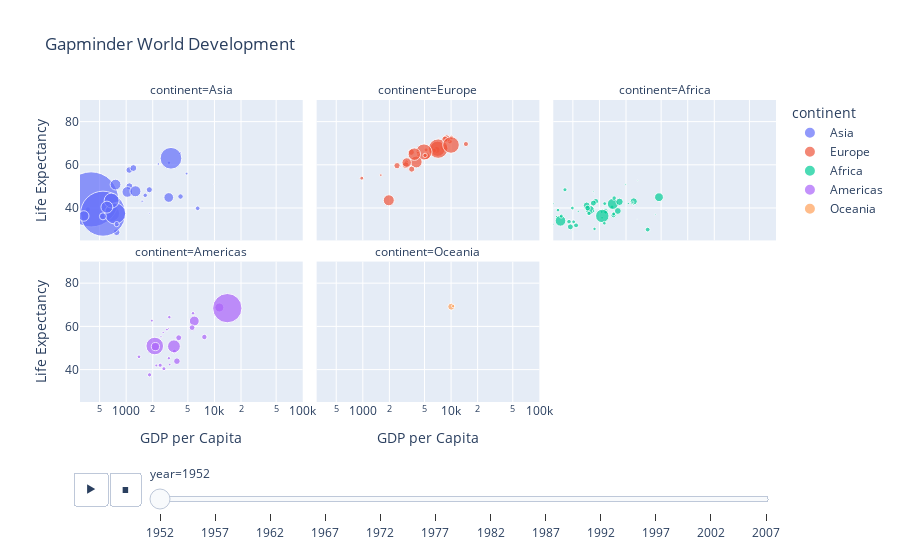

Notebook code for this chart:
### Code cell
import plotly.express as px

# Load Gapminder dataset
df = px.data.gapminder()

# Create an animated scatter plot
fig = px.scatter(
    df,
    x="gdpPercap",
    y="lifeExp",
    size="pop",
    color="continent",
    animation_frame="year",
    log_x=True,  # Logarithmic scale for x-axis (gdpPercap)
    range_x=[300, 100000],  # Set x-axis range
    range_y=[25, 90],  # Set y-axis range
    title="Gapminder World Development",
    labels={"gdpPercap": "GDP per Capita", "lifeExp": "Life Expectancy"},
    size_max=60,  # Set maximum marker size
    hover_name="country",  # Show country name on hover
    facet_col="continent",  # Create subplots for each continent
    facet_col_wrap=3,  # Wrap subplots after 3 columns
)

# Show the animated plot
fig.show()

### Figure 1 — Plotly figure (JSON) as saved in the notebook; plotly's stock layout.template omitted (floating-point values rounded to 4 significant figures)
{"data": [{"hovertemplate": "<b>%{hovertext}</b><br><br>continent=Asia<br>year=1952<br>GDP per Capita=%{x}<br>Life Expectancy=%{y}<br>pop=%{marker.size}<extra></extra>", "hovertext": ["Afghanistan", "Bahrain", "Bangladesh", "Cambodia", "China", "Hong Kong, China", "India", "Indonesia", "Iran", "Iraq", "Israel", "Japan", "Jordan", "Korea, Dem. Rep.", "Korea, Rep.", "Kuwait", "Lebanon", "Malaysia", "Mongolia", "Myanmar", "Nepal", "Oman", "Pakistan", "Philippines", "Saudi Arabia", "Singapore", "Sri Lanka", "Syria", "Taiwan", "Thailand", "Vietnam", "West Bank and Gaza", "Yemen, Rep."], "legendgroup": "Asia", "marker": {"color": "#636efa", "size": [8425333, 120447, 46886859, 4693836, 556263527, 2125900, 372000000, 82052000, 17272000, 5441766, 1620914, 86459025, 607914, 8865488, 20947571, 160000, 1439529, 6748378, 800663, 20092996, 9182536, 507833, 41346560, 22438691, 4005677, 1127000, 7982342, 3661549, 8550362, 21289402, 26246839, 1030585, 4963829], "sizemode": "area", "sizeref": 366300.0, "symbol": "circle"}, "mode": "markers", "name": "Asia", "orientation": "v", "showlegend": true, "type": "scatter", "x": [779.4, 9867.0, 684.2, 368.5, 400.4, 3054.0, 546.6, 749.7, 3035.0, 4130.0, 4087.0, 3217.0, 1547.0, 1088.0, 1031.0, 108400.0, 4835.0, 1831.0, 786.6, 331, 545.9, 1828.0, 684.6, 1273.0, 6460.0, 2315.0, 1084.0, 1643.0, 1207.0, 757.8, 605.1, 1516.0, 781.7], "xaxis": "x4", "y": [28.8, 50.94, 37.48, 39.42, 44, 60.96, 37.37, 37.47, 44.87, 45.32, 65.39, 63.03, 43.16, 50.06, 47.45, 55.56, 55.93, 48.46, 42.24, 36.32, 36.16, 37.58, 43.44, 47.75, 39.88, 60.4, 57.59, 45.88, 58.5, 50.85, 40.41, 43.16, 32.55], "yaxis": "y4"}, {"hovertemplate": "<b>%{hovertext}</b><br><br>continent=Europe<br>year=1952<br>GDP per Capita=%{x}<br>Life Expectancy=%{y}<br>pop=%{marker.size}<extra></extra>", "hovertext": ["Albania", "Austria", "Belgium", "Bosnia and Herzegovina", "Bulgaria", "Croatia", "Czech Republic", "Denmark", "Finland", "France", "Germany", "Greece", "Hungary", "Iceland", "Ireland", "Italy", "Montenegro", "Netherlands", "Norway", "Poland", "Portugal", "Romania", "Serbia", "Slovak Republic", "Slovenia", "Spain", "Sweden", "Switzerland", "Turkey", "United Kingdom"], "legendgroup": "Europe", "marker": {"color": "#EF553B", "size": [1282697, 6927772, 8730405, 2791000, 7274900, 3882229, 9125183, 4334000, 4090500, 42459667, 69145952, 7733250, 9504000, 147962, 2952156, 47666000, 413834, 10381988, 3327728, 25730551, 8526050, 16630000, 6860147, 3558137, 1489518, 28549870, 7124673, 4815000, 22235677, 50430000], "sizemode": "area", "sizeref": 366300.0, "symbol": "circle"}, "mode": "markers", "name": "Europe", "orientation": "v", "showlegend": true, "type": "scatter", "x": [1601.0, 6137.0, 8343.0, 973.5, 2444.0, 3119.0, 6876.0, 9692.0, 6425.0, 7030.0, 7144.0, 3531.0, 5264.0, 7268.0, 5210.0, 4931.0, 2648.0, 8942.0, 10100.0, 4029.0, 3068.0, 3145.0, 3581.0, 5075.0, 4215.0, 3834.0, 8528.0, 14730.0, 1969.0, 9980.0], "xaxis": "x5", "y": [55.23, 66.8, 68, 53.82, 59.6, 61.21, 66.87, 70.78, 66.55, 67.41, 67.5, 65.86, 64.03, 72.49, 66.91, 65.94, 59.16, 72.13, 72.67, 61.31, 59.82, 61.05, 58.0, 64.36, 65.57, 64.94, 71.86, 69.62, 43.59, 69.18], "yaxis": "y5"}, {"hovertemplate": "<b>%{hovertext}</b><br><br>continent=Africa<br>year=1952<br>GDP per Capita=%{x}<br>Life Expectancy=%{y}<br>pop=%{marker.size}<extra></extra>", "hovertext": ["Algeria", "Angola", "Benin", "Botswana", "Burkina Faso", "Burundi", "Cameroon", "Central African Republic", "Chad", "Comoros", "Congo, Dem. Rep.", "Congo, Rep.", "Cote d'Ivoire", "Djibouti", "Egypt", "Equatorial Guinea", "Eritrea", "Ethiopia", "Gabon", "Gambia", "Ghana", "Guinea", "Guinea-Bissau", "Kenya", "Lesotho", "Liberia", "Libya", "Madagascar", "Malawi", "Mali", "Mauritania", "Mauritius", "Morocco", "Mozambique", "Namibia", "Niger", "Nigeria", "Reunion", "Rwanda", "Sao Tome and Principe", "Senegal", "Sierra Leone", "Somalia", "South Africa", "Sudan", "Swaziland", "Tanzania", "Togo", "Tunisia", "Uganda", "Zambia", "Zimbabwe"], "legendgroup": "Africa", "marker": {"color": "#00cc96", "size": [9279525, 4232095, 1738315, 442308, 4469979, 2445618, 5009067, 1291695, 2682462, 153936, 14100005, 854885, 2977019, 63149, 22223309, 216964, 1438760, 20860941, 420702, 284320, 5581001, 2664249, 580653, 6464046, 748747, 863308, 1019729, 4762912, 2917802, 3838168, 1022556, 516556, 9939217, 6446316, 485831, 3379468, 33119096, 257700, 2534927, 60011, 2755589, 2143249, 2526994, 14264935, 8504667, 290243, 8322925, 1219113, 3647735, 5824797, 2672000, 3080907], "sizemode": "area", "sizeref": 366300.0, "symbol": "circle"}, "mode": "markers", "name": "Africa", "orientation": "v", "showlegend": true, "type": "scatter", "x": [2449.0, 3521.0, 1063.0, 851.2, 543.3, 339.3, 1173.0, 1071.0, 1179.0, 1103.0, 780.5, 2126.0, 1389.0, 2670.0, 1419.0, 375.6, 328.9, 362.1, 4293.0, 485.2, 911.3, 510.2, 299.9, 853.5, 298.8, 575.6, 2388.0, 1443.0, 369.2, 452.3, 743.1, 1968.0, 1688.0, 468.5, 2424.0, 761.9, 1077.0, 2719.0, 493.3, 879.6, 1450.0, 879.8, 1136.0, 4725.0, 1616.0, 1148.0, 716.7, 859.8, 1468.0, 734.8, 1147.0, 406.9], "xaxis": "x6", "y": [43.08, 30.02, 38.22, 47.62, 31.98, 39.03, 38.52, 35.46, 38.09, 40.72, 39.14, 42.11, 40.48, 34.81, 41.89, 34.48, 35.93, 34.08, 37.0, 30, 43.15, 33.61, 32.5, 42.27, 42.14, 38.48, 42.72, 36.68, 36.26, 33.69, 40.54, 50.99, 42.87, 31.29, 41.73, 37.44, 36.32, 52.72, 40, 46.47, 37.28, 30.33, 32.98, 45.01, 38.63, 41.41, 41.22, 38.6, 44.6, 39.98, 42.04, 48.45], "yaxis": "y6"}, {"hovertemplate": "<b>%{hovertext}</b><br><br>continent=Americas<br>year=1952<br>GDP per Capita=%{x}<br>Life Expectancy=%{y}<br>pop=%{marker.size}<extra></extra>", "hovertext": ["Argentina", "Bolivia", "Brazil", "Canada", "Chile", "Colombia", "Costa Rica", "Cuba", "Dominican Republic", "Ecuador", "El Salvador", "Guatemala", "Haiti", "Honduras", "Jamaica", "Mexico", "Nicaragua", "Panama", "Paraguay", "Peru", "Puerto Rico", "Trinidad and Tobago", "United States", "Uruguay", "Venezuela"], "legendgroup": "Americas", "marker": {"color": "#ab63fa", "size": [17876956, 2883315, 56602560, 14785584, 6377619, 12350771, 926317, 6007797, 2491346, 3548753, 2042865, 3146381, 3201488, 1517453, 1426095, 30144317, 1165790, 940080, 1555876, 8025700, 2227000, 662850, 157553000, 2252965, 5439568], "sizemode": "area", "sizeref": 366300.0, "symbol": "circle"}, "mode": "markers", "name": "Americas", "orientation": "v", "showlegend": true, "type": "scatter", "x": [5911.0, 2677.0, 2109.0, 11370.0, 3940.0, 2144.0, 2627.0, 5587.0, 1398.0, 3522.0, 3048.0, 2428.0, 1840.0, 2195.0, 2899.0, 3478.0, 3112.0, 2480.0, 1952.0, 3759.0, 3082.0, 3023.0, 13990.0, 5717.0, 7690.0], "xaxis": "x", "y": [62.48, 40.41, 50.92, 68.75, 54.74, 50.64, 57.21, 59.42, 45.93, 48.36, 45.26, 42.02, 37.58, 41.91, 58.53, 50.79, 42.31, 55.19, 62.65, 43.9, 64.28, 59.1, 68.44, 66.07, 55.09], "yaxis": "y"}, {"hovertemplate": "<b>%{hovertext}</b><br><br>continent=Oceania<br>year=1952<br>GDP per Capita=%{x}<br>Life Expectancy=%{y}<br>pop=%{marker.size}<extra></extra>", "hovertext": ["Australia", "New Zealand"], "legendgroup": "Oceania", "marker": {"color": "#FFA15A", "size": [8691212, 1994794], "sizemode": "area", "sizeref": 366300.0, "symbol": "circle"}, "mode": "markers", "name": "Oceania", "orientation": "v", "showlegend": true, "type": "scatter", "x": [10040.0, 10560.0], "xaxis": "x2", "y": [69.12, 69.39], "yaxis": "y2"}], "layout": {"annotations": [{"font": {}, "showarrow": false, "text": "continent=Americas", "x": 0.16, "xanchor": "center", "xref": "paper", "y": 0.465, "yanchor": "bottom", "yref": "paper"}, {"font": {}, "showarrow": false, "text": "continent=Oceania", "x": 0.5, "xanchor": "center", "xref": "paper", "y": 0.465, "yanchor": "bottom", "yref": "paper"}, {"font": {}, "showarrow": false, "text": "continent=Asia", "x": 0.16, "xanchor": "center", "xref": "paper", "y": 1.0, "yanchor": "bottom", "yref": "paper"}, {"font": {}, "showarrow": false, "text": "continent=Europe", "x": 0.5, "xanchor": "center", "xref": "paper", "y": 1.0, "yanchor": "bottom", "yref": "paper"}, {"font": {}, "showarrow": false, "text": "continent=Africa", "x": 0.84, "xanchor": "center", "xref": "paper", "y": 1.0, "yanchor": "bottom", "yref": "paper"}], "legend": {"itemsizing": "constant", "title": {"text": "continent"}, "tracegroupgap": 0}, "sliders": [{"active": 0, "currentvalue": {"prefix": "year="}, "len": 0.9, "pad": {"b": 10, "t": 60}, "steps": [{"args": [["1952"], {"frame": {"duration": 0, "redraw": false}, "fromcurrent": true, "mode": "immediate", "transition": {"duration": 0, "easing": "linear"}}], "label": "1952", "method": "animate"}, {"args": [["1957"], {"frame": {"duration": 0, "redraw": false}, "fromcurrent": true, "mode": "immediate", "transition": {"duration": 0, "easing": "linear"}}], "label": "1957", "method": "animate"}, {"args": [["1962"], {"frame": {"duration": 0, "redraw": false}, "fromcurrent": true, "mode": "immediate", "transition": {"duration": 0, "easing": "linear"}}], "label": "1962", "method": "animate"}, {"args": [["1967"], {"frame": {"duration": 0, "redraw": false}, "fromcurrent": true, "mode": "immediate", "transition": {"duration": 0, "easing": "linear"}}], "label": "1967", "method": "animate"}, {"args": [["1972"], {"frame": {"duration": 0, "redraw": false}, "fromcurrent": true, "mode": "immediate", "transition": {"duration": 0, "easing": "linear"}}], "label": "1972", "method": "animate"}, {"args": [["1977"], {"frame": {"duration": 0, "redraw": false}, "fromcurrent": true, "mode": "immediate", "transition": {"duration": 0, "easing": "linear"}}], "label": "1977", "method": "animate"}, {"args": [["1982"], {"frame": {"duration": 0, "redraw": false}, "fromcurrent": true, "mode": "immediate", "transition": {"duration": 0, "easing": "linear"}}], "label": "1982", "method": "animate"}, {"args": [["1987"], {"frame": {"duration": 0, "redraw": false}, "fromcurrent": true, "mode": "immediate", "transition": {"duration": 0, "easing": "linear"}}], "label": "1987", "method": "animate"}, {"args": [["1992"], {"frame": {"duration": 0, "redraw": false}, "fromcurrent": true, "mode": "immediate", "transition": {"duration": 0, "easing": "linear"}}], "label": "1992", "method": "animate"}, {"args": [["1997"], {"frame": {"duration": 0, "redraw": false}, "fromcurrent": true, "mode": "immediate", "transition": {"duration": 0, "easing": "linear"}}], "label": "1997", "method": "animate"}, {"args": [["2002"], {"frame": {"duration": 0, "redraw": false}, "fromcurrent": true, "mode": "immediate", "transition": {"duration": 0, "easing": "linear"}}], "label": "2002", "method": "animate"}, {"args": [["2007"], {"frame": {"duration": 0, "redraw": false}, "fromcurrent": true, "mode": "immediate", "transition": {"duration": 0, "easing": "linear"}}], "label": "2007", "method": "animate"}], "x": 0.1, "xanchor": "left", "y": 0, "yanchor": "top"}], "title": {"text": "Gapminder World Development"}, "updatemenus": [{"buttons": [{"args": [null, {"frame": {"duration": 500, "redraw": false}, "fromcurrent": true, "mode": "immediate", "transition": {"duration": 500, "easing": "linear"}}], "label": "&#9654;", "method": "animate"}, {"args": [[null], {"frame": {"duration": 0, "redraw": false}, "fromcurrent": true, "mode": "immediate", "transition": {"duration": 0, "easing": "linear"}}], "label": "&#9724;", "method": "animate"}], "direction": "left", "pad": {"r": 10, "t": 70}, "showactive": false, "type": "buttons", "x": 0.1, "xanchor": "right", "y": 0, "yanchor": "top"}], "xaxis": {"anchor": "y", "domain": [0, 0.32], "range": [2.477, 5], "title": {"text": "GDP per Capita"}, "type": "log"}, "xaxis2": {"anchor": "y2", "domain": [0.34, 0.66], "matches": "x", "range": [2.477, 5], "title": {"text": "GDP per Capita"}, "type": "log"}, "xaxis3": {"anchor": "y3", "domain": [0.68, 1.0], "matches": "x", "range": [2.477, 5], "title": {"text": "GDP per Capita"}, "type": "log"}, "xaxis4": {"anchor": "y4", "domain": [0, 0.32], "matches": "x", "showticklabels": false, "type": "log"}, "xaxis5": {"anchor": "y5", "domain": [0.34, 0.66], "matches": "x", "showticklabels": false, "type": "log"}, "xaxis6": {"anchor": "y6", "domain": [0.68, 1.0], "matches": "x", "showticklabels": false, "type": "log"}, "yaxis": {"anchor": "x", "domain": [0, 0.465], "range": [25, 90], "title": {"text": "Life Expectancy"}}, "yaxis2": {"anchor": "x2", "domain": [0, 0.465], "matches": "y", "showticklabels": false}, "yaxis3": {"anchor": "x3", "domain": [0, 0.465], "matches": "y", "showticklabels": false}, "yaxis4": {"anchor": "x4", "domain": [0.535, 1.0], "matches": "y", "range": [25, 90], "title": {"text": "Life Expectancy"}}, "yaxis5": {"anchor": "x5", "domain": [0.535, 1.0], "matches": "y", "showticklabels": false}, "yaxis6": {"anchor": "x6", "domain": [0.535, 1.0], "matches": "y", "showticklabels": false}}}
